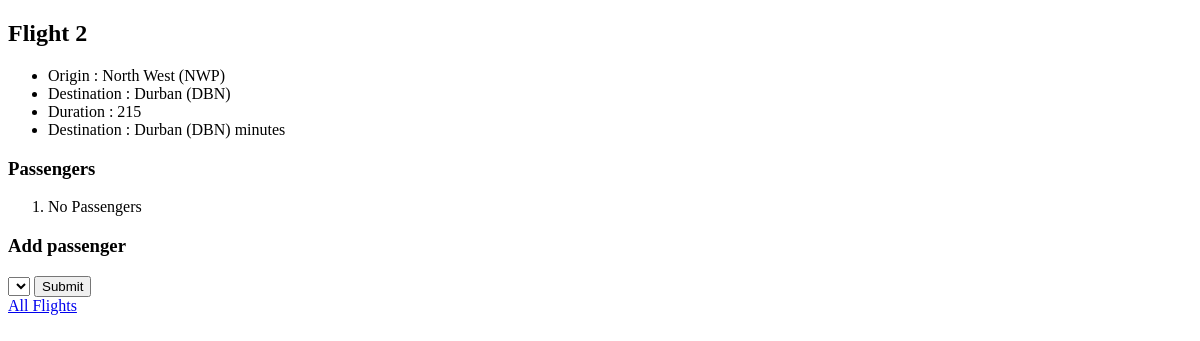
The page /flights/2/ on the database as committed earlier.
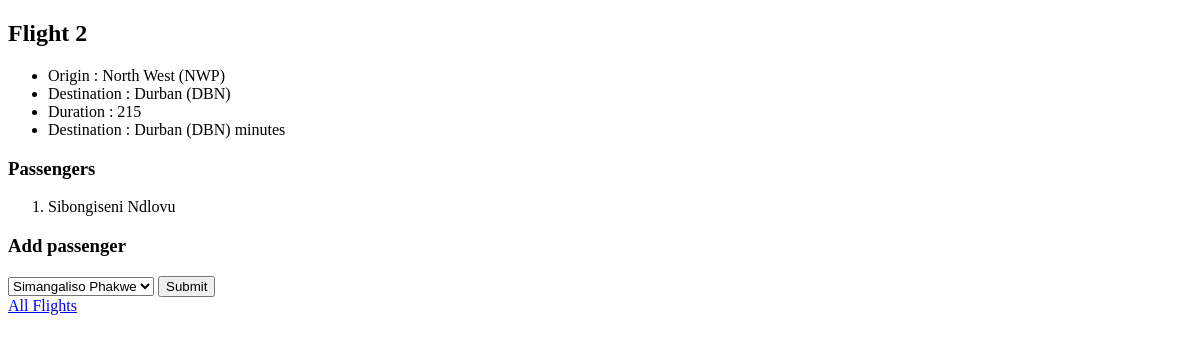
The same page on the database as committed later.
### Flights/models.py (models this page shows)
class Passenger(models.Model):
    first = models.CharField( max_length=64 )
    last = models.CharField( max_length=64 )
    flights = models.ManyToManyField( Flight, blank=True, related_name="passengers" )
    def __str__(self) -> str:
        return f"{self.first} {self.last}"

### Flights/views.py (the view)
# urls.py: path( '/<int:flight_id>/', views.flight, name="flight" ),
def flight( request, flight_id ):
    print("This happpened")
    requested_flight = Flight.objects.get( pk=flight_id )
    passengers = requested_flight.passengers.all()
    return render( request, "Flights/flight.html", {
        "flight": requested_flight,
        "passengers": passengers,
        "non_passengers": Passenger.objects.exclude( flights=requested_flight ).all()
    } )

### Flights/models.py (called while the page is built)
    def __str__(self):
        return f"{self.city} ({self.code})"

### Flights/templates/Flights/flight.html (shortened to what this page needs)
{% extends 'Flights/layout.html' %}
{% block body %}
<h2>
    Flight {{ flight.id }}
</h2>
<ul>
    <li> Origin : {{ flight.origin }} </li>
    <li> Destination : {{ flight.destination }} </li>
    <li> Duration : {{ flight.duration }} </li>
    <li> Destination : {{ flight.destination }} minutes </li>
</ul>
<h3>
    Passengers
</h3>
<ol>
    {% for passenger in passengers %}
    <li>{{ passenger.first }} {{ passenger.last }}</li>
    {% empty %}
    <li>No Passengers</li>
    {% endfor %}
</ol>
<h3>Add passenger</h3>
<form action="{% url 'flights:book' flight.id %}" method="post">
     <select name="passenger" id="">
        {% for passenger in non_passengers %}
            <option value="{{ passenger.id }}"> {{ passenger }} </option>
        {% endfor %}
     </select>
     <input type="submit">
</form>
<a href="{% url 'flights:index' %}">All Flights</a>
{% endblock %}

Rows that differ between the two databases and show on the page:
added Passenger: first "Sibongiseni", last "Ndlovu"
Other text that changed with them:
form field passenger: (not shown) → "Simangaliso Phakwe"
text no longer shown: "No Passengers"
